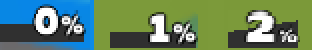
#> input picture numbers.PNG, 156 x 25 px, found by its file name (shown 2 times larger)
$ python 3.py
#> lines starting #> are read from the running program, lines starting #| are printed output that depends on the picture
"""
For this code we need to import two famous third party
library into our code. numpy, opencv.

Numpy: for working with arrays (efficiently and fast)
Opencv: Open Source Computer Vision Library

the goal of this code is to use opencv to do
OCR (Optical character reader) for numbers.

after installing opencv and numpy
using pip, you can go to:
http://opencv.org/opencv-3-2.html

and download the source. it contains so many
useful packages and data for face recognition
and object tracking and so on...also there's an
image called "digits.png" which we need here.
"""
import numpy as np
import cv2


img = cv2.imread('numbers.png') # this is how you read an image.
#> img is the input picture: shape (25, 156, 3); mean B, G, R 101.2, 131.7, 100.1
gray = cv2.cvtColor(img,cv2.COLOR_BGR2GRAY) # turning it into gray (one channle instead of three RGB)
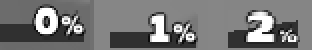
#> gray: shape (25, 156) (shown 2 times larger); min 3, max 255, mean 118.8
cv2.imshow("test",gray)
cv2.waitKey(0)
# Now we split the image to 5000 cells, each 20x20 size with a number in each cell:
# cells = [np.hsplit(row,1) for row in np.vsplit(gray,3)]
#> (the run stopped early here; a loop or call above may not have finished)

$ run again, with 0123.PNG copied over numbers.PNG
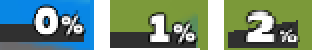
#> input picture 0123.PNG, 156 x 25 px, found by its file name (shown 2 times larger)
#> img is the input picture: shape (25, 156, 3); mean B, G, R 123.6, 143.3, 115.1
#> `gray = cv2.cvtColor(img,cv2.COLOR_BGR2GRAY)`:
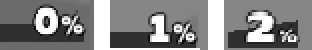
#> gray: shape (25, 156) (shown 2 times larger); min 3, max 255, mean 132.6
